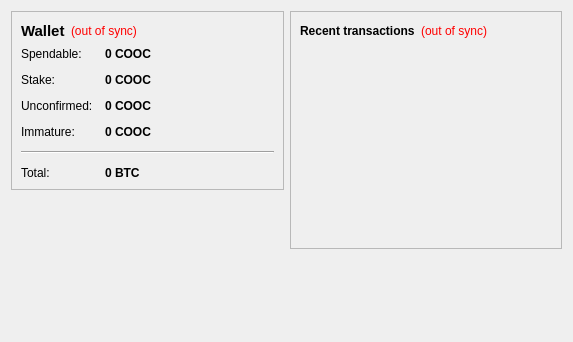
<?xml version="1.0" encoding="UTF-8"?>
<ui version="4.0">
 <class>OverviewPage</class>
 <widget class="QWidget" name="OverviewPage">
  <property name="geometry">
   <rect>
    <x>0</x>
    <y>0</y>
    <width>573</width>
    <height>342</height>
   </rect>
  </property>
  <property name="windowTitle">
   <string>Form</string>
  </property>
  <layout class="QHBoxLayout" name="horizontalLayout" stretch="1,1">
   <item>
    <layout class="QVBoxLayout" name="verticalLayout_2">
     <item>
      <widget class="QFrame" name="frame">
       <property name="frameShape">
        <enum>QFrame::StyledPanel</enum>
       </property>
       <property name="frameShadow">
        <enum>QFrame::Raised</enum>
       </property>
       <layout class="QVBoxLayout" name="verticalLayout_4">
        <item>
         <layout class="QHBoxLayout" name="horizontalLayout_4">
          <item>
           <widget class="QLabel" name="label_5">
            <property name="font">
             <font>
              <pointsize>11</pointsize>
              <weight>75</weight>
              <bold>true</bold>
             </font>
            </property>
            <property name="text">
             <string>Wallet</string>
            </property>
           </widget>
          </item>
          <item>
           <widget class="QLabel" name="labelWalletStatus">
            <property name="toolTip">
             <string>The displayed information may be out of date. Your wallet automatically synchronizes with the CoochieCoin network after a connection is established, but this process has not completed yet.</string>
            </property>
            <property name="styleSheet">
             <string notr="true">QLabel { color: red; }</string>
            </property>
            <property name="text">
             <string notr="true">(out of sync)</string>
            </property>
            <property name="alignment">
             <set>Qt::AlignLeading|Qt::AlignLeft|Qt::AlignVCenter</set>
            </property>
           </widget>
          </item>
          <item>
           <spacer name="horizontalSpacer_2">
            <property name="orientation">
             <enum>Qt::Horizontal</enum>
            </property>
            <property name="sizeHint" stdset="0">
             <size>
              <width>40</width>
              <height>20</height>
             </size>
            </property>
           </spacer>
          </item>
         </layout>
        </item>
        <item>
         <layout class="QFormLayout" name="formLayout_2">
          <property name="fieldGrowthPolicy">
           <enum>QFormLayout::AllNonFixedFieldsGrow</enum>
          </property>
          <property name="horizontalSpacing">
           <number>12</number>
          </property>
          <property name="verticalSpacing">
           <number>12</number>
          </property>
          <item row="0" column="0">
           <widget class="QLabel" name="label">
            <property name="text">
             <string>Spendable:</string>
            </property>
           </widget>
          </item>
          <item row="0" column="1">
           <widget class="QLabel" name="labelBalance">
            <property name="font">
             <font>
              <weight>75</weight>
              <bold>true</bold>
             </font>
            </property>
            <property name="cursor">
             <cursorShape>IBeamCursor</cursorShape>
            </property>
            <property name="toolTip">
             <string>Your current spendable balance</string>
            </property>
            <property name="text">
             <string notr="true">0 COOC</string>
            </property>
            <property name="textInteractionFlags">
             <set>Qt::LinksAccessibleByMouse|Qt::TextSelectableByKeyboard|Qt::TextSelectableByMouse</set>
            </property>
           </widget>
          </item>
          <item row="1" column="0">
           <widget class="QLabel" name="label_6">
            <property name="text">
             <string>Stake:</string>
            </property>
           </widget>
          </item>
          <item row="1" column="1">
           <widget class="QLabel" name="labelStake">
            <property name="font">
             <font>
              <weight>75</weight>
              <bold>true</bold>
             </font>
            </property>
            <property name="cursor">
             <cursorShape>IBeamCursor</cursorShape>
            </property>
            <property name="toolTip">
             <string>Total of coins that was staked, and do not yet count toward the current balance</string>
            </property>
            <property name="text">
             <string notr="true">0 COOC</string>
            </property>
            <property name="textInteractionFlags">
             <set>Qt::LinksAccessibleByMouse|Qt::TextSelectableByKeyboard|Qt::TextSelectableByMouse</set>
            </property>
           </widget>
          </item>
          <item row="2" column="0">
           <widget class="QLabel" name="label_3">
            <property name="text">
             <string>Unconfirmed:</string>
            </property>
           </widget>
          </item>
          <item row="2" column="1">
           <widget class="QLabel" name="labelUnconfirmed">
            <property name="font">
             <font>
              <weight>75</weight>
              <bold>true</bold>
             </font>
            </property>
            <property name="cursor">
             <cursorShape>IBeamCursor</cursorShape>
            </property>
            <property name="toolTip">
             <string>Total of transactions that have yet to be confirmed, and do not yet count toward the current balance</string>
            </property>
            <property name="text">
             <string notr="true">0 COOC</string>
            </property>
            <property name="textInteractionFlags">
             <set>Qt::LinksAccessibleByMouse|Qt::TextSelectableByKeyboard|Qt::TextSelectableByMouse</set>
            </property>
           </widget>
          </item>
          <item row="3" column="0">
           <widget class="QLabel" name="labelImmatureText">
            <property name="text">
             <string>Immature:</string>
            </property>
           </widget>
          </item>
          <item row="3" column="1">
           <widget class="QLabel" name="labelImmature">
            <property name="font">
             <font>
              <weight>75</weight>
              <bold>true</bold>
             </font>
            </property>
            <property name="toolTip">
             <string>Mined balance that has not yet matured</string>
            </property>
            <property name="text">
             <string notr="true">0 COOC</string>
            </property>
            <property name="textInteractionFlags">
             <set>Qt::LinksAccessibleByMouse|Qt::TextSelectableByKeyboard|Qt::TextSelectableByMouse</set>
            </property>
           </widget>
          </item>
          <item row="4" column="0" colspan="2">
           <widget class="Line" name="line">
            <property name="orientation">
             <enum>Qt::Horizontal</enum>
            </property>
           </widget>
          </item>
          <item row="5" column="0">
           <widget class="QLabel" name="labelTotalText">
            <property name="text">
             <string>Total:</string>
            </property>
           </widget>
          </item>
          <item row="5" column="1">
           <widget class="QLabel" name="labelTotal">
            <property name="font">
             <font>
              <weight>75</weight>
              <bold>true</bold>
             </font>
            </property>
            <property name="cursor">
             <cursorShape>IBeamCursor</cursorShape>
            </property>
            <property name="toolTip">
             <string>Your current total balance</string>
            </property>
            <property name="text">
             <string notr="true">0 BTC</string>
            </property>
            <property name="textInteractionFlags">
             <set>Qt::LinksAccessibleByMouse|Qt::TextSelectableByKeyboard|Qt::TextSelectableByMouse</set>
            </property>
           </widget>
          </item>
         </layout>
        </item>
       </layout>
      </widget>
     </item>
     <item>
      <spacer name="verticalSpacer">
       <property name="orientation">
        <enum>Qt::Vertical</enum>
       </property>
       <property name="sizeHint" stdset="0">
        <size>
         <width>20</width>
         <height>40</height>
        </size>
       </property>
      </spacer>
     </item>
    </layout>
   </item>
   <item>
    <layout class="QVBoxLayout" name="verticalLayout_3">
     <item>
      <widget class="QFrame" name="frame_2">
       <property name="frameShape">
        <enum>QFrame::StyledPanel</enum>
       </property>
       <property name="frameShadow">
        <enum>QFrame::Raised</enum>
       </property>
       <layout class="QVBoxLayout" name="verticalLayout">
        <item>
         <layout class="QHBoxLayout" name="horizontalLayout_2">
          <item>
           <widget class="QLabel" name="label_4">
            <property name="text">
             <string>&lt;b&gt;Recent transactions&lt;/b&gt;</string>
            </property>
           </widget>
          </item>
          <item>
           <widget class="QLabel" name="labelTransactionsStatus">
            <property name="toolTip">
             <string>The displayed information may be out of date. Your wallet automatically synchronizes with the CoochieCoin network after a connection is established, but this process has not completed yet.</string>
            </property>
            <property name="styleSheet">
             <string notr="true">QLabel { color: red; }</string>
            </property>
            <property name="text">
             <string notr="true">(out of sync)</string>
            </property>
            <property name="alignment">
             <set>Qt::AlignRight|Qt::AlignTrailing|Qt::AlignVCenter</set>
            </property>
           </widget>
          </item>
          <item>
           <spacer name="horizontalSpacer">
            <property name="orientation">
             <enum>Qt::Horizontal</enum>
            </property>
            <property name="sizeHint" stdset="0">
             <size>
              <width>40</width>
              <height>20</height>
             </size>
            </property>
           </spacer>
          </item>
         </layout>
        </item>
        <item>
         <widget class="QListView" name="listTransactions">
          <property name="styleSheet">
           <string notr="true">QListView { background: transparent; }</string>
          </property>
          <property name="frameShape">
           <enum>QFrame::NoFrame</enum>
          </property>
          <property name="verticalScrollBarPolicy">
           <enum>Qt::ScrollBarAlwaysOff</enum>
          </property>
          <property name="horizontalScrollBarPolicy">
           <enum>Qt::ScrollBarAlwaysOff</enum>
          </property>
          <property name="selectionMode">
           <enum>QAbstractItemView::NoSelection</enum>
          </property>
         </widget>
        </item>
       </layout>
      </widget>
     </item>
     <item>
      <spacer name="verticalSpacer_2">
       <property name="orientation">
        <enum>Qt::Vertical</enum>
       </property>
       <property name="sizeHint" stdset="0">
        <size>
         <width>20</width>
         <height>40</height>
        </size>
       </property>
      </spacer>
     </item>
    </layout>
   </item>
  </layout>
 </widget>
 <resources/>
 <connections/>
</ui>
